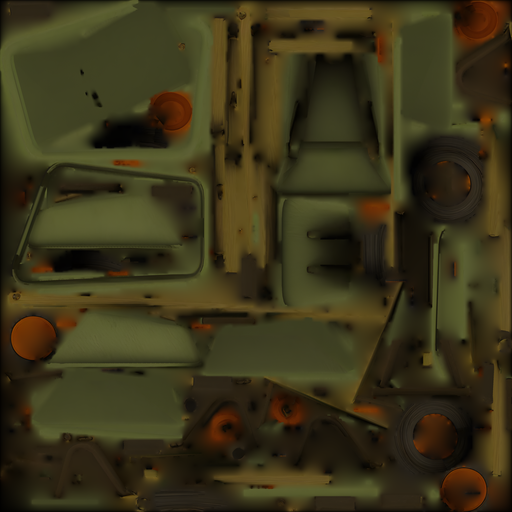
#> input picture assets/source/Wheelbarrow_raw.png, 512 x 512 px
$ python tools_build_models.py
#> lines starting #> are read from the running program, lines starting #| are printed output that depends on the picture
"""Constroi os dois modelos do carrinho a partir de UMA fonte imutavel.

POR QUE UM CONSTRUTOR EM VEZ DE COMANDOS SOLTOS:

Antes, o modelo de mao era gerado a partir do modelo de CHAO, e o de chao era
editado no lugar. Cada geracao partia do resultado da anterior: rodar a mesma
ferramenta duas vezes produzia coisas diferentes, e nao havia como voltar ao
ponto de partida sem o git. Aqui existe uma fonte -- assets/source/ -- e os dois
modelos sao derivados dela toda vez.

O QUE CADA UM RECEBE:

    chao      sombra de contato no plano do chao do MUNDO, onde a vertical e Y
    tombado   igual ao de chao, sem a sombra -- ela inclinaria junto e viraria
              uma mancha de contato de pe no ar
    mao    so a pose (giro 270 0 0, deslocamento 0.36 0.90 0.56). Sem sombra:
           o osso da mao inclina ao andar e levaria o quad junto -- ver build_hand

A SOMBRA precisa existir na malha porque o engine nao tem sombra para item:
shadowExtents e shadowOffset so existem em script de VEICULO, e das 568 chaves de
TilePropertyKey nenhuma trata sombra. No PZ, objeto do mundo que tem sombra tem
ela PINTADA no sprite; como o carrinho renderiza por modelo 3D, o equivalente e
geometria com uma textura que desvanece nas bordas.

Uso:
    python tools_build_models.py
"""
import math
import os
import struct
import zlib

from tools_fbx_shift import shift
from tools_fbx_strip_embedded import parse, size_of, write

SOURCE = "source/Wheelbarrow_raw.fbx"
SOURCE_TEXTURE = "source/Wheelbarrow_raw.png"
OUT_MODELS = "../Contents/mods/MNWheelbarrow/common/media/models_X/WorldItems"

# Uma textura por modelo, com o mesmo conteudo. Nao e desperdicio: arquivos
# separados permitem mexer num modelo sem tocar no outro, e ja foi isso que
# tornou uma reversao de emergencia uma linha em vez de refazer tudo.
TEXTURES = "../Contents/mods/MNWheelbarrow/common/media/textures/WorldItems"
OUT_TEXTURE_GROUND = os.path.join(TEXTURES, "Wheelbarrow_Ground.png")
OUT_TEXTURE_HAND = os.path.join(TEXTURES, "Wheelbarrow_Hand.png")

# Pose da mao, medida em jogo. Ver o cabecalho de models_wheelbarrow.txt.
HAND_ROTATION = (270, 0, 0)
HAND_OFFSET = (0.36, 0.90, 0.56)

# TAMANHO DA TEXTURA: 512x512, e este numero e MEDIDO, nao escolhido.
#
# Personagem e veiculos sumiam da tela -- e so eles; o cenario, que e sprite,
# continuava. Tres ocorrencias, todas com o modelo de mao usando textura com
# alpha, o que me fez culpar o canal alpha e reverter a sombra na mao. Errado.
#
# Um teste controlado de quatro variantes, mesma malha e so a textura mudando,
# deu a resposta:
#
#     512x512  RGBA opaco        funciona
#     512x512  RGBA translucido  funciona
#    1024x512  RGBA translucido  QUEBRA
#
# A culpa e do TAMANHO. Transparencia em 512x512 e segura, e por isso a sombra na
# mao voltou. O gatilho da falha, quando ela acontece, e a RECONSTRUCAO do modelo
# (resetModelNextFrame) -- com o modelo em cache nada acontece, o que fazia o
# defeito parecer intermitente.
TEXTURE_SIZE = 512

# A faixa da sombra e reservada DENTRO dos 512, encolhendo os UVs do carrinho.
# A alternativa -- achar espaco livre no atlas -- foi tentada e nao existe: 72.5%
# dele esta ocupado e o maior retangulo vazio tem 4x116 texels. Encolher custa 20%
# da resolucao horizontal, imperceptivel num objeto que renderiza pequeno.
ATLAS_SPLIT = 0.78
SHADOW_U0, SHADOW_U1 = 0.80, 1.0

# MARGEM DE AMOSTRAGEM, em texels. A filtragem bilinear le meio texel para fora
# de cada borda, entao um UV que termina exatamente na emenda do atlas mistura
# com o que houver do outro lado. Foi isso que produziu uma linha fina no limite
# do modelo: a borda direita da textura do carrinho sangrava para dentro da faixa
# vazia. Recuar as duas regioes por um texel e meio resolve a causa, em vez de
# disfarcar o sintoma.
UV_INSET_TEXELS = 1.5

# A sombra cobre a pegada do carrinho com uma folga. Em unidades de malha.
# Folga menor deixa o quad mais colado ao objeto: quanto menos area de quad
# transparente sobrar, menos chance de ela aparecer como uma mancha de luz
# diferente no chao.
SHADOW_MARGIN = 0.06
# Distancia do plano do chao. Zero exato briga com o piso pelo mesmo pixel de
# profundidade e produz cintilacao; baixo o suficiente para o quad nao parecer
# flutuar sobre o piso.
SHADOW_LIFT = 0.0025
# Fracao do raio com alpha cheio antes de a borda desmanchar, e o expoente da
# queda.
#
# A primeira versao usava nucleo 0.55 com queda suave, e o resultado foi um HALO
# largo e fraco que o Marcos leu como "o chao tem uma iluminacao diferente fora
# da sombra". O olho nao interpreta alpha baixo espalhado como sombra -- ele
# interpreta como o chao ter mudado de cor. Nucleo maior e queda mais rapida
# concentram a mancha e encurtam esse halo.
SHADOW_CORE = 0.68
SHADOW_FALLOFF_POWER = 1.8
SHADOW_ALPHA = 170


# --------------------------------------------------------------------------
# leitura e escrita de arrays do FBX


# [6 lines left out: function _decode, not called in this run]


def _encode(values, ptype):
    packed = struct.pack("<%d%s" % (len(values), ptype), *values)
    return struct.pack("<III", len(values), 0, len(packed)) + packed


# [26 lines left out: functions _array_node, _get, not called in this run]


def _set(root, name, values, ptype):
    _array_node(root, name).props = [(ptype, _encode(values, ptype))]


# [9 lines left out: function _save, not called in this run]


def _open_geometry(src):
    data = open(src, "rb").read()
    _ver, roots, tail = parse(data)
    for candidate in roots:
        if _array_node(candidate, b"Vertices") is not None:
            return data, roots, tail, candidate
    raise SystemExit("nenhuma geometria encontrada em %s" % src)


# --------------------------------------------------------------------------


# [60 lines left out: functions _shrink_u, _add_quad, not called in this run]


def build_ground(src, dst):
    """Modelo de chao. Aqui a vertical e Y e o chao e Y = 0."""
    data, roots, tail, target = _open_geometry(src)
    _shrink_u(target)

    verts, _ = _get(target, b"Vertices")
    xs, zs = verts[0::3], verts[2::3]
    x0, x1 = min(xs) - SHADOW_MARGIN, max(xs) + SHADOW_MARGIN
    z0, z1 = min(zs) - SHADOW_MARGIN, max(zs) + SHADOW_MARGIN

    _add_quad(target, [(x0, SHADOW_LIFT, z0), (x1, SHADOW_LIFT, z0),
                       (x1, SHADOW_LIFT, z1), (x0, SHADOW_LIFT, z1)])
    _save(data, roots, tail, dst)
    return 4


# [46 lines left out: functions build_tipped, build_hand, not called in this run]


def build_hand_texture(path):
    """A original, sem alpha e sem faixa: o modelo de mao nao tem sombra."""
    from PIL import Image

    Image.open(SOURCE_TEXTURE).convert("RGB").save(path)


def build_texture(path):
    """512x512 RGBA: o carrinho encolhido a esquerda, a sombra na faixa direita."""
    from PIL import Image

    original = Image.open(SOURCE_TEXTURE).convert("RGBA")
    size = TEXTURE_SIZE
    out = Image.new("RGBA", (size, size), (0, 0, 0, 0))
#> out: PIL image 512x512 RGBA; every value is 0
    out.paste(original.resize((int(size * ATLAS_SPLIT), size), Image.LANCZOS), (0, 0))
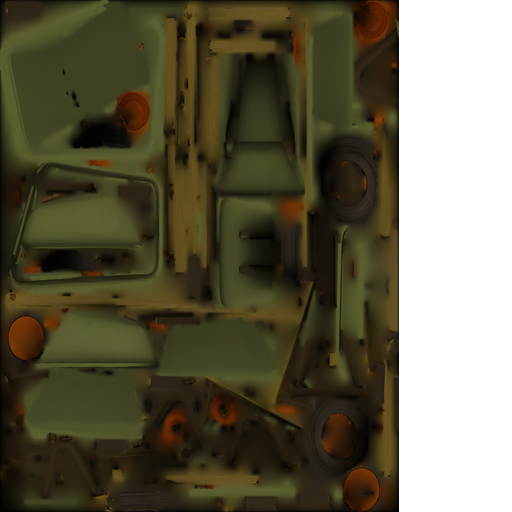
#> out: PIL image 512x512 RGBA; mean R, G, B, A 45.8, 40.8, 19.9, 198.7; transparent parts drawn white

    x0, x1 = int(size * SHADOW_U0), int(size * SHADOW_U1)
    cx, cy = (x0 + x1) / 2.0, size / 2.0
    rx, ry = (x1 - x0) / 2.0, size / 2.0

    px = out.load()
    for y in range(size):
        for x in range(x0, x1):
            d = math.hypot((x - cx) / rx, (y - cy) / ry)
            if d >= 1.0:
                continue
            if d <= SHADOW_CORE:
                fade = 1.0
            else:
                t = 1.0 - (d - SHADOW_CORE) / (1.0 - SHADOW_CORE)
                fade = (t * t * (3.0 - 2.0 * t)) ** SHADOW_FALLOFF_POWER
            px[x, y] = (0, 0, 0, int(SHADOW_ALPHA * fade))

    out.save(path)
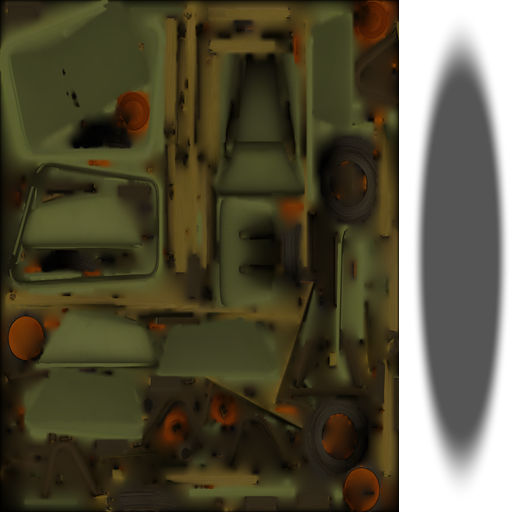
#> saved as Wheelbarrow_Ground.png: PIL image 512x512 RGBA; mean R, G, B, A 45.8, 40.8, 19.9, 216.2; transparent parts drawn white
    return out.size


def main():
    os.makedirs(TEXTURES, exist_ok=True)

    print("textura de chao %dx%d RGBA -> %s"
          % (build_texture(OUT_TEXTURE_GROUND) + (OUT_TEXTURE_GROUND,)))
    build_hand_texture(OUT_TEXTURE_HAND)
    print("textura de mao original, sem faixa de sombra -> %s" % OUT_TEXTURE_HAND)

    ground = os.path.join(OUT_MODELS, "Wheelbarrow.fbx")
    print("chao: %d vertices de sombra -> %s" % (build_ground(SOURCE, ground), ground))

    # O de mao sai da MESMA fonte, e nao do de chao: senao herdaria o quad do
    # chao, que no espaco da mao ficaria de pe ao lado do personagem.
    tipped = os.path.join(OUT_MODELS, "Wheelbarrow_Tipped.fbx")
    build_tipped(SOURCE, tipped)
    print("tombado: sem sombra -> %s" % tipped)

    hand = os.path.join(OUT_MODELS, "Wheelbarrow_Hand.fbx")
    build_hand(SOURCE, hand)
    print("mao: pose %s %s, sem sombra -> %s" % (HAND_ROTATION, HAND_OFFSET, hand))


if __name__ == "__main__":
#> (the run stopped early here; a loop or call above may not have finished)
